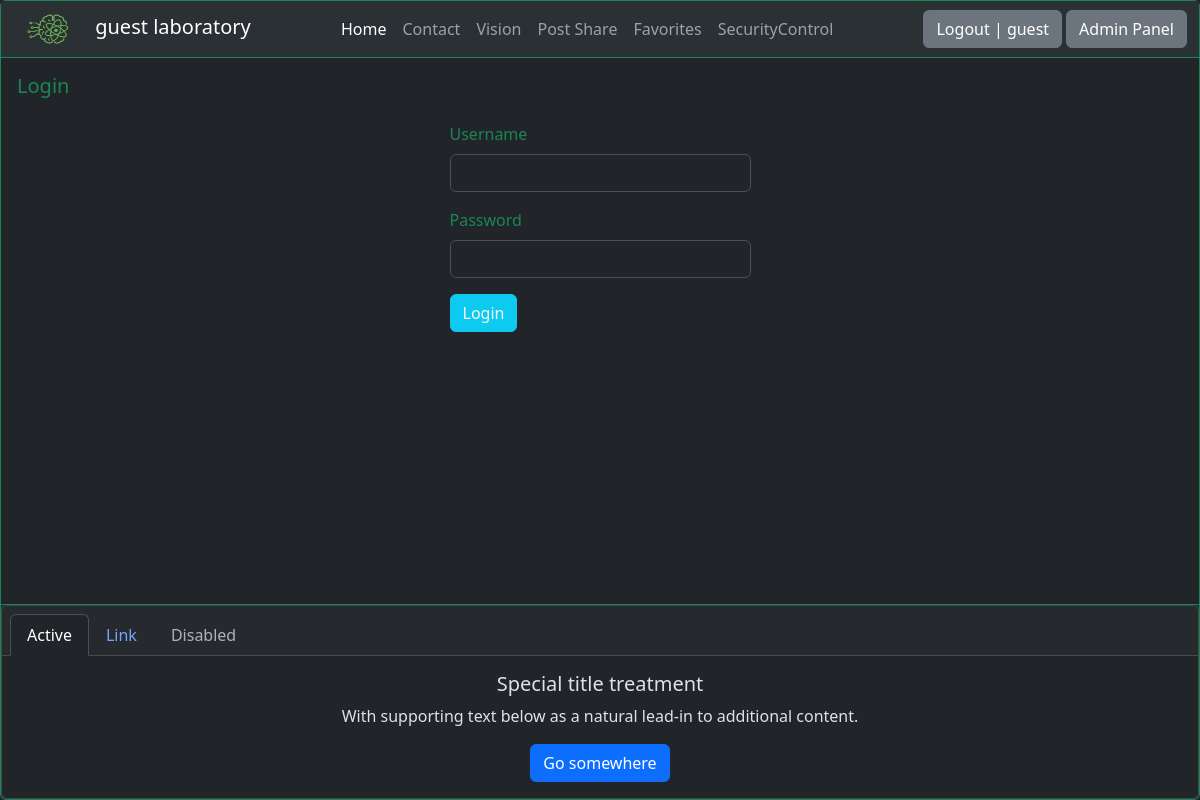
Page /login/ (signed in) on the committed database.
### fotoblog/models.py (models this page shows)
class PageLogo(models.Model):
    img = models.FileField(upload_to="page_logo/")

class BaseModel(models.Model):
    title = models.CharField(max_length=100, blank=False, null=False)
    slug = AutoSlugField(populate_from="title")
    content = models.TextField(blank=True, null=True)
    img = models.FileField(upload_to="page_img/")
    is_active = models.BooleanField(default=True)
    class Meta:
        abstract = True

class Page(BaseModel):
    def __str__(self):
        return self.title

### fotoblog/views.py (the view, shortened to what this page needs)
# urls.py: path("", page_views, name="home_views"),
def page_views(request,
               page_slug=None,
               post_slug=None,
               post_detail_slug=None,
               post_id=None):
    if post_id:
        return post_detail_views(request, post_id)
    if post_slug:
        return post_share(request, post_slug)
    if page_slug == "login":
        return login_views(request)

### fotoblog/context_processor/global_db.py (called while the page is built)
def nav_fb_pages(request):
    if request.user.is_authenticated:
        if request.user.is_superuser:
            fb_pages = Page.objects.filter(is_active=True)
        elif request.user.is_active:
            fb_pages = Page.objects.filter(is_active=True).exclude(
                slug="add-page")
        else:
            fb_pages = Page.objects.filter(
                slug__in=["home", "contact", "vision", "favorites"],
                is_active=True).order_by("id")
    else:
        fb_pages = Page.objects.filter(slug__in=["home", "contact", "vision"],
                                    is_active=True).order_by("id")
    return dict(g_fb_pages=fb_pages, )

def global_logo(request):
    page_logo = PageLogo.objects.all().first()
    return dict(page_logo=page_logo, )

### fotoblog/views.py (called while the page is built, shortened)
def login_views(request):
    title = "Login"
    context = dict(page_title=title, )
    return render(request, "fb_pages/login-page.html", context)

### securityControl/context_processor/global_db.py (called while the page is built)
def global_sc_pages(request):
  g_sc_pages = Page.objects.filter(is_active=True)
  context = dict(sc_pages=g_sc_pages, )
  return context

### fotoblog/templates/fb_pages/login-page.html (shortened to what this page needs)
{% extends 'core/base.html' %}
{% block content %}
<div class="card border-success m-0 d-flex flex-column min-vh-100" name="viewport" content="width=device-width" data-bs-theme="dark">
  <div class="card-header bg-transparent border-success m-0 p-0">
    {% include 'components/navbar.html' %}
  </div>
  <div class="card-body text-success">
    <h5 class="card-title">{{ page_title }}</h5>
    <div class="container p-3 w-100" style="max-width: 333px;">
        <form action="#" method="post">
        <div class="mb-3">
            <label for="usernameID" class="form-label">Username</label>
        <input type="text" name="username" id="usernameID" class="form-control">
        </div>
        <div class="mb-3">
            <label for="passwordID" class="form-label">Password</label>
            <input type="password" name="password" id="passwordID" class="form-control">
        </div>
        <button type="submit" class="btn btn-info text-light">Login</button>
    </form>
    </div>
  </div>
  {% block footer %}
  <div class="card-footer bg-transparent border-success m-0 p-0">
{% include 'components/footer.html' %}
</div>
{% endblock footer %}
</div>
{% endblock content %}

### fotoblog/templates/components/navbar.html (shortened to what this page needs)
<nav class="navbar navbar-expand-lg bg-body-tertiary" data-bs-theme="dark">
  <div class="container-fluid">
    <a class="navbar-brand m-0 p-0" href="{% url 'fotoblog:home_views' %}">
      <img src="{{ page_logo.img.url }}" class="m-0 p-0" style="width:77px;height:33px;" alt=""> {{ request.user|truncatechars:10 }} laboratory
    </a>
    <div class="collapse navbar-collapse" id="navbarNavAltMarkup">
      <div class="navbar-nav mx-auto">
        {% if g_fb_pages %}
        {% for g_page in g_fb_pages %}
        <a class="nav-link {% if forloop.first %}active{% endif %}" aria-current="page" href="{% url 'fotoblog:page_views' page_slug=g_page.slug %}">{{ g_page.title }}</a>
        {% endfor %}
        {% endif %}
      </div>
      {% if request.user.is_authenticated %}
      <a href="/logout/" class="btn btn-secondary text-decoration-none ">Logout | {{ request.user.username }}</a>
      <a href="/admin/" target="_blank" class="btn btn-secondary text-decoration-none ms-1 ">Admin Panel</a>
      {% else %}
      <a href="/login/" class="btn btn-secondary text-decoration-none ">Login</a>
      <a href="/register/" class="btn btn-secondary text-decoration-none ms-1 ">Register</a>
      {% endif %}
    </div>
  </div>
</nav>

### rows in the picture
PageLogo: img (picture)
Page: title "Home"
Page: title "Contact"
Page: title "Vision"
Page: title "Post Share"
Page: title "Favorites"
Page: title "SecurityControl"

### other values in the picture
{{ request.user|truncatechars:10 }} "guest"
{{ request.user.username }} "guest"
{{ page_title }} "Login"
